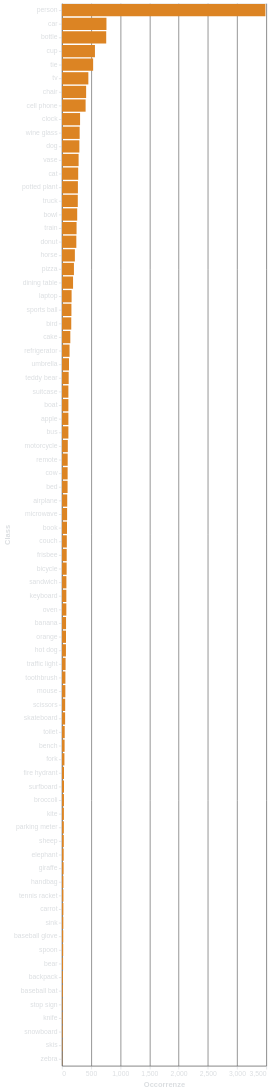

The specification (Vega-Lite) saved for this image:
### Vega-Lite specification from a JSON file in a GitHub repository (floating-point values rounded to 4 significant figures)
{"config": {"background": "transparent", "title": {"color": "#DBDEE1", "fontSize": 16}, "axis": {"domainColor": "#666666", "gridColor": "#666666", "tickColor": "#DBDEE1", "titleColor": "#DBDEE1", "labelColor": "#DBDEE1"}, "legend": {"labelColor": "#DBDEE1", "titleColor": "#DBDEE1"}}, "data": {"name": "data-efa198bffc3ad2fbe02f5d47e700e13e"}, "mark": {"type": "bar"}, "encoding": {"color": {"value": "#dc8423"}, "x": {"field": "Occorrenze", "title": "Occorrenze", "type": "quantitative"}, "y": {"field": "Class", "sort": "-x", "title": "Class", "type": "nominal"}}, "height": "container", "width": "container", "$schema": "https://vega.github.io/schema/vega-lite/v5.8.0.json", "datasets": {"data-efa198bffc3ad2fbe02f5d47e700e13e": [{"Class": "person", "Occorrenze": 3485}, {"Class": "car", "Occorrenze": 762}, {"Class": "bottle", "Occorrenze": 758}, {"Class": "cup", "Occorrenze": 565}, {"Class": "tie", "Occorrenze": 534}, {"Class": "tv", "Occorrenze": 452}, {"Class": "chair", "Occorrenze": 414}, {"Class": "cell phone", "Occorrenze": 405}, {"Class": "clock", "Occorrenze": 310}, {"Class": "wine glass", "Occorrenze": 303}, {"Class": "dog", "Occorrenze": 298}, {"Class": "vase", "Occorrenze": 285}, {"Class": "cat", "Occorrenze": 278}, {"Class": "potted plant", "Occorrenze": 273}, {"Class": "truck", "Occorrenze": 271}, {"Class": "bowl", "Occorrenze": 261}, {"Class": "train", "Occorrenze": 250}, {"Class": "donut", "Occorrenze": 246}, {"Class": "horse", "Occorrenze": 221}, {"Class": "pizza", "Occorrenze": 205}, {"Class": "dining table", "Occorrenze": 190}, {"Class": "laptop", "Occorrenze": 165}, {"Class": "sports ball", "Occorrenze": 162}, {"Class": "bird", "Occorrenze": 159}, {"Class": "cake", "Occorrenze": 143}, {"Class": "refrigerator", "Occorrenze": 130}, {"Class": "umbrella", "Occorrenze": 120}, {"Class": "teddy bear", "Occorrenze": 115}, {"Class": "suitcase", "Occorrenze": 110}, {"Class": "boat", "Occorrenze": 110}, {"Class": "apple", "Occorrenze": 110}, {"Class": "bus", "Occorrenze": 110}, {"Class": "motorcycle", "Occorrenze": 100}, {"Class": "remote", "Occorrenze": 98}, {"Class": "cow", "Occorrenze": 97}, {"Class": "bed", "Occorrenze": 96}, {"Class": "airplane", "Occorrenze": 90}, {"Class": "microwave", "Occorrenze": 88}, {"Class": "book", "Occorrenze": 86}, {"Class": "couch", "Occorrenze": 83}, {"Class": "frisbee", "Occorrenze": 81}, {"Class": "bicycle", "Occorrenze": 80}, {"Class": "sandwich", "Occorrenze": 76}, {"Class": "keyboard", "Occorrenze": 75}, {"Class": "oven", "Occorrenze": 75}, {"Class": "banana", "Occorrenze": 70}, {"Class": "orange", "Occorrenze": 69}, {"Class": "hot dog", "Occorrenze": 68}, {"Class": "traffic light", "Occorrenze": 62}, {"Class": "toothbrush", "Occorrenze": 59}, {"Class": "mouse", "Occorrenze": 58}, {"Class": "scissors", "Occorrenze": 55}, {"Class": "skateboard", "Occorrenze": 54}, {"Class": "toilet", "Occorrenze": 47}, {"Class": "bench", "Occorrenze": 45}, {"Class": "fork", "Occorrenze": 42}, {"Class": "fire hydrant", "Occorrenze": 35}, {"Class": "surfboard", "Occorrenze": 35}, {"Class": "broccoli", "Occorrenze": 34}, {"Class": "kite", "Occorrenze": 33}, {"Class": "parking meter", "Occorrenze": 32}, {"Class": "sheep", "Occorrenze": 31}, {"Class": "elephant", "Occorrenze": 29}, {"Class": "giraffe", "Occorrenze": 28}, {"Class": "handbag", "Occorrenze": 25}, {"Class": "tennis racket", "Occorrenze": 25}, {"Class": "carrot", "Occorrenze": 24}, {"Class": "sink", "Occorrenze": 23}, {"Class": "baseball glove", "Occorrenze": 22}, {"Class": "spoon", "Occorrenze": 21}, {"Class": "bear", "Occorrenze": 19}, {"Class": "backpack", "Occorrenze": 16}, {"Class": "baseball bat", "Occorrenze": 15}, {"Class": "stop sign", "Occorrenze": 12}, {"Class": "knife", "Occorrenze": 11}, {"Class": "snowboard", "Occorrenze": 11}, {"Class": "skis", "Occorrenze": 8}, {"Class": "zebra", "Occorrenze": 4}]}}
